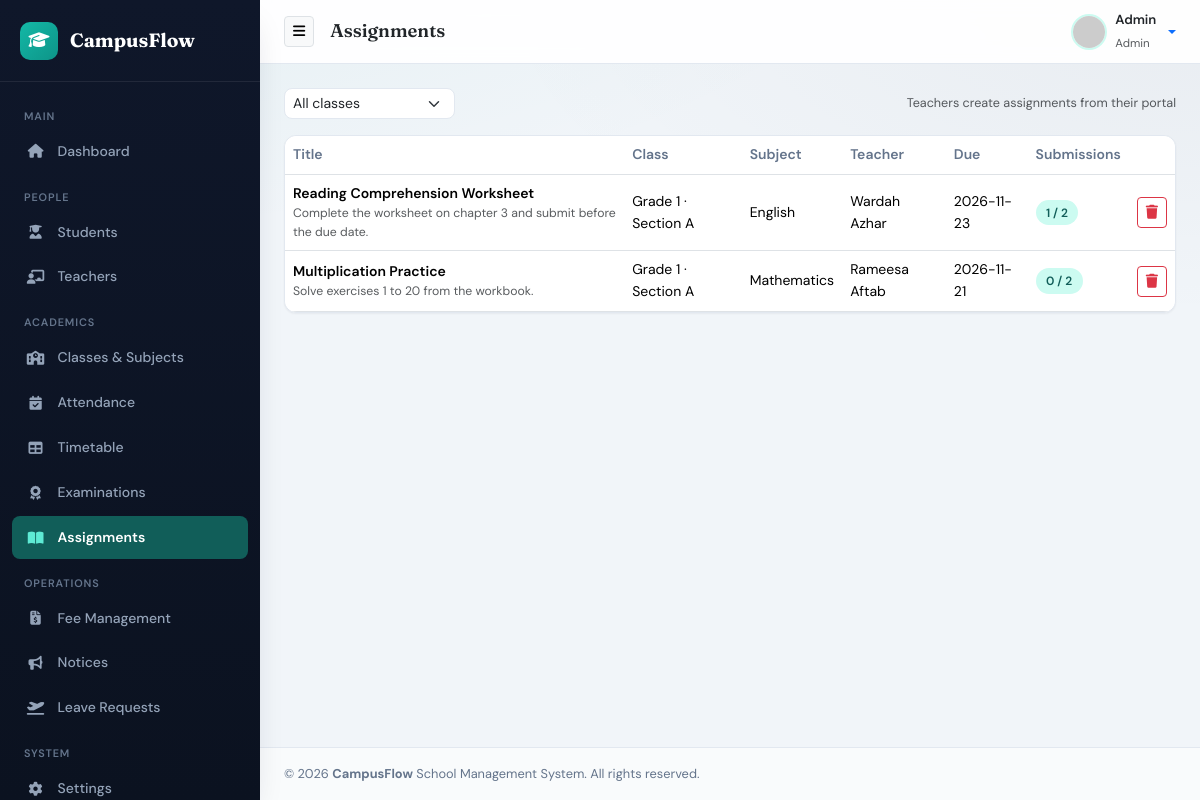
The app's page /admin/assignments.php (signed in) with its own data.
### tables this page shows
CREATE TABLE `assignments` (
  `id` int(11) NOT NULL,
  `class_id` int(11) NOT NULL,
  `subject_id` int(11) NOT NULL,
  `teacher_id` int(11) NOT NULL,
  `title` varchar(150) NOT NULL,
  `description` text NOT NULL,
  `due_date` date NOT NULL,
  `created_at` timestamp NOT NULL DEFAULT current_timestamp()
);

CREATE TABLE `classes` (
  `id` int(11) NOT NULL,
  `class_name` varchar(50) NOT NULL,
  `section` varchar(20) NOT NULL,
  `created_at` timestamp NOT NULL DEFAULT current_timestamp()
);

CREATE TABLE `subjects` (
  `id` int(11) NOT NULL,
  `subject_name` varchar(100) NOT NULL,
  `subject_code` varchar(30) NOT NULL,
  `class_id` int(11) NOT NULL,
  `teacher_id` int(11) DEFAULT NULL,
  `created_at` timestamp NOT NULL DEFAULT current_timestamp()
);

CREATE TABLE `teachers` (
  `id` int(11) NOT NULL,
  `user_id` int(11) DEFAULT NULL,
  `first_name` varchar(50) NOT NULL,
  `last_name` varchar(50) NOT NULL,
  `phone` varchar(20) NOT NULL,
  `gender` enum('Male','Female','Other') NOT NULL,
  `address` text NOT NULL,
  `joining_date` date NOT NULL,
  `status` enum('Active','Inactive') NOT NULL DEFAULT 'Active',
  `created_at` timestamp NOT NULL DEFAULT current_timestamp()
);

### includes/functions.php (called while the page is built, shortened)
<?php
if (!function_exists('e')) {
    function e(?string $value): string {
        return htmlspecialchars((string)$value, ENT_QUOTES, 'UTF-8');
    }
}

### admin/assignments.php (the view, shortened to what this page needs)
<?php
require_once '../config/database.php';
$sql = "
    SELECT a.*, c.class_name, c.section, sub.subject_name,
           t.first_name, t.last_name,
           (SELECT COUNT(*) FROM students st WHERE st.class_id = a.class_id AND st.status='Active') AS student_total,
           (SELECT COUNT(*) FROM assignment_submissions s WHERE s.assignment_id = a.id AND s.status='Submitted') AS submitted_total
    FROM assignments a
    INNER JOIN classes c ON c.id = a.class_id
    INNER JOIN subjects sub ON sub.id = a.subject_id
    INNER JOIN teachers t ON t.id = a.teacher_id
    WHERE 1=1
";
$sql .= " ORDER BY a.due_date DESC, a.id DESC";
$list = $conn->query($sql);
include '../includes/header.php';
include '../includes/sidebar.php';
?>
<div class="d-flex justify-content-between mb-3">
    <form method="get" class="d-flex gap-2">
        <select name="class_id" class="form-select form-select-sm" onchange="this.form.submit()">
            <option value="0">All classes</option>
        </select>
    </form>
    <span class="text-muted small align-self-center">Teachers create assignments from their portal</span>
</div>
<div class="card">
    <div class="card-body p-0">
        <div class="table-responsive">
            <table class="table table-hover mb-0 align-middle">
                <thead><tr><th>Title</th><th>Class</th><th>Subject</th><th>Teacher</th><th>Due</th><th>Submissions</th><th></th></tr></thead>
                <tbody>
                <?php if ($list->num_rows === 0): ?>
                    <tr><td colspan="7"><div class="empty-state"><i class="fa-solid fa-book-open"></i><p>No assignments found</p></div></td></tr>
                <?php else: while ($a = $list->fetch_assoc()): ?>
                    <tr>
                        <td>
                            <div class="fw-semibold"><?php echo e($a['title']); ?></div>
                            <div class="small text-muted"><?php echo e(mb_strimwidth($a['description'], 0, 70, '…')); ?></div>
                        </td>
                        <td><?php echo e($a['class_name'].' · '.$a['section']); ?></td>
                        <td><?php echo e($a['subject_name']); ?></td>
                        <td><?php echo e($a['first_name'].' '.$a['last_name']); ?></td>
                        <td><?php echo e($a['due_date']); ?></td>
                        <td><span class="badge-mint"><?php echo (int)$a['submitted_total']; ?> / <?php echo (int)$a['student_total']; ?></span></td>
                        <td>
                            <form method="post" onsubmit="return confirm('Delete assignment?');">
                                <button class="btn btn-sm btn-outline-danger"><i class="fa-solid fa-trash"></i></button>
                            </form>
                        </td>
                    </tr>
                <?php endwhile; endif; ?>
                </tbody>
            </table>
        </div>
    </div>
</div>
<?php include '../includes/footer.php'; ?>

### assets/css/style.css (style rules this page uses)
:root { --primary-color: #0D9488; --primary-hover: #0F766E; --forest-green: #115E59; --mint-tint: #CCFBF1; --mint-text: #115E59; --sidebar-bg: #0F172A; --sidebar-color: #94A3B8; --sidebar-hover-bg: #1E293B; --sidebar-hover-color: #FFFFFF; --sidebar-active-bg: #115E59; --body-bg: #F1F5F9; --card-bg: #FFFFFF; --text-main: #0F172A; --text-muted: #64748B; --border-color: #E2E8F0; --success-color: #10B981; --warning-color: #F59E0B; --danger-color: #EF4444; --info-color: #0EA5E9; --radius-sm: 8px; --radius-md: 12px; --radius-lg: 16px; --shadow-sm: 0 1px 2px rgba(15, 23, 42, 0.05); --shadow-md: 0 8px 20px -8px rgba(15, 23, 42, 0.12); --shadow-lg: 0 16px 32px -12px rgba(15, 23, 42, 0.18); --transition: all 0.2s ease; --font-body: 'DM Sans', system-ui, sans-serif; --font-display: 'Fraunces', Georgia, serif; }
* { box-sizing: border-box; }
body { background: var(--body-bg); background-image: radial-gradient(ellipse 80% 50% at 0% -20%, rgba(13, 148, 136, 0.08), transparent), radial-gradient(ellipse 60% 40% at 100% 0%, rgba(15, 23, 42, 0.04), transparent); color: var(--text-main); font-family: var(--font-body); font-size: 0.9rem; line-height: 1.55; overflow-x: hidden; min-height: 100vh; }
.card { border: 1px solid var(--border-color); border-radius: var(--radius-md); box-shadow: var(--shadow-sm); background: var(--card-bg); margin-bottom: 1.25rem; transition: var(--transition); }
.badge-mint { background: var(--mint-tint); color: var(--mint-text); font-weight: 600; padding: 0.3rem 0.65rem; border-radius: 50rem; font-size: 0.75rem; }
.table { font-size: 0.875rem; }
.table thead th { font-weight: 600; color: var(--text-muted); border-bottom-width: 1px; white-space: nowrap; }
.table-responsive { border-radius: var(--radius-md); }
.form-control, .form-select { border-radius: var(--radius-sm); border-color: var(--border-color); font-size: 0.875rem; }

### records on screen
assignments: title "Reading Comprehension Worksheet", description "Complete the worksheet on chapter 3 and submit before the due date.", class.section "Grade 1 · Section A", subject.subject_name "English", teacher.last_name "Wardah Azhar", due_date "2026-11-23", submitted_total "1", student_total "2"
assignments: title "Multiplication Practice", description "Solve exercises 1 to 20 from the workbook.", class.section "Grade 1 · Section A", subject.subject_name "Mathematics", teacher.last_name "Rameesa Aftab", due_date "2026-11-21", submitted_total "0", student_total "2"

### other values on screen
$page_title "Assignments"
$username "Admin"
$role "Admin"
